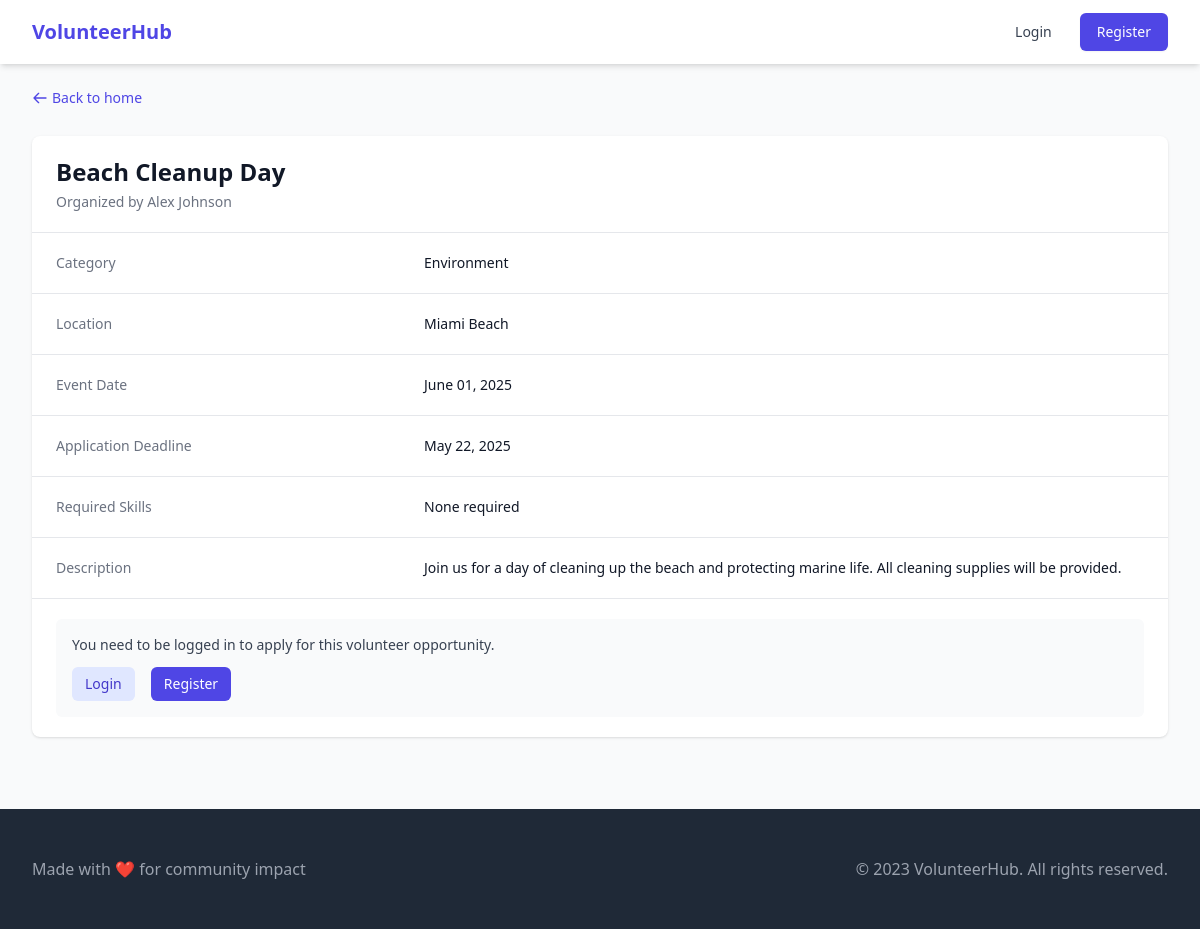
The page /activity.php?id=1 on the database its author committed.
### tables this page shows
CREATE TABLE IF NOT EXISTS volunteer_activities (
    id INT AUTO_INCREMENT PRIMARY KEY,
    owner_id INT NOT NULL,
    title VARCHAR(255) NOT NULL,
    category VARCHAR(50) NOT NULL,
    location VARCHAR(255) NOT NULL,
    event_date DATE NOT NULL,
    application_deadline DATE NOT NULL,
    required_skills TEXT,
    description TEXT NOT NULL,
    is_featured TINYINT(1) DEFAULT 0,
    created_at TIMESTAMP DEFAULT CURRENT_TIMESTAMP,
    FOREIGN KEY (owner_id) REFERENCES owners(owner_id) ON DELETE CASCADE
);

CREATE TABLE IF NOT EXISTS owners (
    owner_id INT AUTO_INCREMENT PRIMARY KEY,
    name VARCHAR(100) NOT NULL,
    email VARCHAR(100) NOT NULL UNIQUE,
    password VARCHAR(255) NOT NULL,
    organization_name VARCHAR(255),
    organization_description TEXT,
    website VARCHAR(255),
    created_at TIMESTAMP DEFAULT CURRENT_TIMESTAMP
);

### public/activity.php (the view, shortened to what this page needs)
<?php
include_once '../config/database.php';
$activity_id = isset($_GET['id']) ? intval($_GET['id']) : 0;
$stmt = $conn->prepare("SELECT va.*, o.name as owner_name
                       FROM volunteer_activities va
                       JOIN owners o ON va.owner_id = o.owner_id
                       WHERE va.id = ?");
$stmt->bind_param("i", $activity_id);
$stmt->execute();
$result = $stmt->get_result();
$activity = $result->fetch_assoc();
?>
<!DOCTYPE html>
<html lang="en">
<head>
    <script src="https://cdn.tailwindcss.com"></script>
</head>
<body class="bg-gray-50">
    <nav class="bg-white shadow-md">
        <div class="max-w-7xl mx-auto px-4 sm:px-6 lg:px-8">
            <div class="flex justify-between h-16">
                <div class="flex">
                    <div class="flex-shrink-0 flex items-center">
                        <a href="index.php" class="text-xl font-bold text-indigo-600">VolunteerHub</a>
                    </div>
                </div>
                <div class="flex items-center">
                    <?php if(isset($_SESSION['user_id'])): ?>
                        <a href="../dashboard/user" class="text-gray-700 hover:text-indigo-600 px-3 py-2 rounded-md text-sm font-medium">Dashboard</a>
                        <a href="../auth/logout.php" class="ml-4 px-4 py-2 border border-transparent rounded-md shadow-sm text-sm font-medium text-white bg-indigo-600 hover:bg-indigo-700">Logout</a>
                    <?php else: ?>
                        <a href="../auth/login.php" class="text-gray-700 hover:text-indigo-600 px-3 py-2 rounded-md text-sm font-medium">Login</a>
                        <a href="../auth/register.php" class="ml-4 px-4 py-2 border border-transparent rounded-md shadow-sm text-sm font-medium text-white bg-indigo-600 hover:bg-indigo-700">Register</a>
                    <?php endif; ?>
                </div>
            </div>
        </div>
    </nav>
    <main class="max-w-7xl mx-auto py-6 px-4 sm:px-6 lg:px-8">
        <div class="mb-6">
            <a href="index.php" class="inline-flex items-center text-sm text-indigo-600 hover:text-indigo-500">
                <svg xmlns="http://www.w3.org/2000/svg" class="h-4 w-4 mr-1" fill="none" viewBox="0 0 24 24" stroke="currentColor">
                    <path stroke-linecap="round" stroke-linejoin="round" stroke-width="2" d="M10 19l-7-7m0 0l7-7m-7 7h18" />
                </svg>
                Back to home
            </a>
        </div>
        <div class="bg-white shadow overflow-hidden sm:rounded-lg">
            <div class="px-4 py-5 sm:px-6">
                <h2 class="text-2xl font-bold text-gray-900"><?php echo htmlspecialchars($activity['title']); ?></h2>
                <p class="mt-1 max-w-2xl text-sm text-gray-500">
                    Organized by <?php echo htmlspecialchars($activity['owner_name']); ?>
                </p>
            </div>
            <div class="border-t border-gray-200 px-4 py-5 sm:p-0">
                <dl class="sm:divide-y sm:divide-gray-200">
                    <div class="py-4 sm:py-5 sm:grid sm:grid-cols-3 sm:gap-4 sm:px-6">
                        <dt class="text-sm font-medium text-gray-500">Category</dt>
                        <dd class="mt-1 text-sm text-gray-900 sm:mt-0 sm:col-span-2"><?php echo htmlspecialchars($activity['category']); ?></dd>
                    </div>
                    <div class="py-4 sm:py-5 sm:grid sm:grid-cols-3 sm:gap-4 sm:px-6">
                        <dt class="text-sm font-medium text-gray-500">Location</dt>
                        <dd class="mt-1 text-sm text-gray-900 sm:mt-0 sm:col-span-2"><?php echo htmlspecialchars($activity['location']); ?></dd>
                    </div>
                    <div class="py-4 sm:py-5 sm:grid sm:grid-cols-3 sm:gap-4 sm:px-6">
                        <dt class="text-sm font-medium text-gray-500">Event Date</dt>
                        <dd class="mt-1 text-sm text-gray-900 sm:mt-0 sm:col-span-2">
                            <?php echo date('F d, Y', strtotime($activity['event_date'])); ?>
                        </dd>
                    </div>
                    <div class="py-4 sm:py-5 sm:grid sm:grid-cols-3 sm:gap-4 sm:px-6">
                        <dt class="text-sm font-medium text-gray-500">Application Deadline</dt>
                        <dd class="mt-1 text-sm text-gray-900 sm:mt-0 sm:col-span-2">
                            <?php echo date('F d, Y', strtotime($activity['application_deadline'])); ?>
                        </dd>
                    </div>
                    <div class="py-4 sm:py-5 sm:grid sm:grid-cols-3 sm:gap-4 sm:px-6">
                        <dt class="text-sm font-medium text-gray-500">Required Skills</dt>
                        <dd class="mt-1 text-sm text-gray-900 sm:mt-0 sm:col-span-2">
                            <?php echo !empty($activity['required_skills']) ? htmlspecialchars($activity['required_skills']) : 'No specific skills required'; ?>
                        </dd>
                    </div>
                    <div class="py-4 sm:py-5 sm:grid sm:grid-cols-3 sm:gap-4 sm:px-6">
                        <dt class="text-sm font-medium text-gray-500">Description</dt>
                        <dd class="mt-1 text-sm text-gray-900 sm:mt-0 sm:col-span-2">
                            <p><?php echo nl2br(htmlspecialchars($activity['description'])); ?></p>
                        </dd>
                    </div>
                </dl>
            </div>
            <div class="border-t border-gray-200 px-4 py-5 sm:px-6">
                <?php if(isset($_SESSION['user_id'])): ?>
                    <a href="../dashboard/user/view_activity.php?id=<?php echo $activity_id; ?>" class="inline-flex items-center px-4 py-2 border border-transparent text-sm font-medium rounded-md shadow-sm text-white bg-indigo-600 hover:bg-indigo-700">
                        Apply Now
                    </a>
                <?php else: ?>
                    <div class="bg-gray-50 p-4 rounded-md">
                        <p class="text-sm text-gray-700">You need to be logged in to apply for this volunteer opportunity.</p>
                        <div class="mt-3">
                            <a href="../auth/login.php" class="inline-flex items-center px-3 py-2 border border-transparent text-sm leading-4 font-medium rounded-md text-indigo-700 bg-indigo-100 hover:bg-indigo-200">
                                Login
                            </a>
                            <a href="../auth/register.php" class="ml-3 inline-flex items-center px-3 py-2 border border-transparent text-sm leading-4 font-medium rounded-md text-white bg-indigo-600 hover:bg-indigo-700">
                                Register
                            </a>
                        </div>
                    </div>
                <?php endif; ?>
            </div>
        </div>
    </main>
    <footer class="bg-gray-800 mt-12">
        <div class="max-w-7xl mx-auto py-12 px-4 sm:px-6 lg:px-8">
            <div class="md:flex md:items-center md:justify-between">
                <div class="flex justify-center md:order-2">
                    <p class="text-center text-gray-400">&copy; 2023 VolunteerHub. All rights reserved.</p>
                </div>
                <div class="mt-8 md:mt-0 md:order-1">
                    <p class="text-center text-base text-gray-400">Made with ❤️ for community impact</p>
                </div>
            </div>
        </div>
    </footer>
</body>
</html>

### rows shown on the page
volunteer_activities: title "Beach Cleanup Day", owner.name "Alex Johnson", category "Environment", location "Miami Beach", event_date "June 01, 2025", application_deadline "May 22, 2025", required_skills "None required", description "Join us for a day of cleaning up the beach and protecting marine life. All cleaning supplies will be provided."
